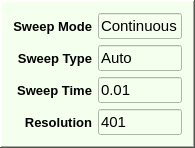
  <widget class="QFrame" name="frame_4">
   <property name="geometry">
    <rect>
     <x>774</x>
     <y>270</y>
     <width>195</width>
     <height>134</height>
    </rect>
   </property>
   <property name="styleSheet">
    <string notr="true">background-color: rgb(244, 255, 238);</string>
   </property>
   <property name="frameShape">
    <enum>QFrame::WinPanel</enum>
   </property>
   <property name="frameShadow">
    <enum>QFrame::Raised</enum>
   </property>
   <layout class="QGridLayout" name="gridLayout_9">
    <item row="0" column="0">
     <layout class="QGridLayout" name="gridLayout_8">
      <item row="0" column="0">
       <widget class="QLabel" name="label_22">
        <property name="font">
         <font>
          <family>Arial</family>
          <pointsize>10</pointsize>
          <weight>75</weight>
          <bold>true</bold>
         </font>
        </property>
        <property name="text">
         <string>Sweep Mode</string>
        </property>
        <property name="alignment">
         <set>Qt::AlignRight|Qt::AlignTrailing|Qt::AlignVCenter</set>
        </property>
       </widget>
      </item>
      <item row="0" column="1">
       <widget class="QLineEdit" name="lineEdit_Sweep_Mode">
        <property name="font">
         <font>
          <family>Arial</family>
          <pointsize>11</pointsize>
         </font>
        </property>
        <property name="text">
         <string>Continuous</string>
        </property>
       </widget>
      </item>
      <item row="1" column="0">
       <widget class="QLabel" name="label_23">
        <property name="font">
         <font>
          <family>Arial</family>
          <pointsize>10</pointsize>
          <weight>75</weight>
          <bold>true</bold>
         </font>
        </property>
        <property name="text">
         <string>Sweep Type</string>
        </property>
        <property name="alignment">
         <set>Qt::AlignRight|Qt::AlignTrailing|Qt::AlignVCenter</set>
        </property>
       </widget>
      </item>
      <item row="1" column="1">
       <widget class="QLineEdit" name="lineEdit_Sweep_Type">
        <property name="font">
         <font>
          <family>Arial</family>
          <pointsize>11</pointsize>
         </font>
        </property>
        <property name="text">
         <string>Auto</string>
        </property>
       </widget>
      </item>
      <item row="2" column="0">
       <widget class="QLabel" name="label_24">
        <property name="font">
         <font>
          <family>Arial</family>
          <pointsize>10</pointsize>
          <weight>75</weight>
          <bold>true</bold>
         </font>
        </property>
        <property name="text">
         <string>Sweep Time</string>
        </property>
        <property name="alignment">
         <set>Qt::AlignRight|Qt::AlignTrailing|Qt::AlignVCenter</set>
        </property>
       </widget>
      </item>
      <item row="2" column="1">
       <widget class="QLineEdit" name="lineEdit_Sweep_Time">
        <property name="font">
         <font>
          <family>Arial</family>
          <pointsize>11</pointsize>
         </font>
        </property>
        <property name="text">
         <string>0.01</string>
        </property>
       </widget>
      </item>
      <item row="3" column="0">
       <widget class="QLabel" name="label_25">
        <property name="font">
         <font>
          <family>Arial</family>
          <pointsize>10</pointsize>
          <weight>75</weight>
          <bold>true</bold>
         </font>
        </property>
        <property name="text">
         <string>Resolution</string>
        </property>
        <property name="alignment">
         <set>Qt::AlignRight|Qt::AlignTrailing|Qt::AlignVCenter</set>
        </property>
       </widget>
      </item>
      <item row="3" column="1">
       <widget class="QLineEdit" name="lineEdit_Resolution">
        <property name="font">
         <font>
          <family>Arial</family>
          <pointsize>11</pointsize>
         </font>
        </property>
        <property name="text">
         <string>401</string>
        </property>
       </widget>
      </item>
     </layout>
    </item>
   </layout>
  </widget>
